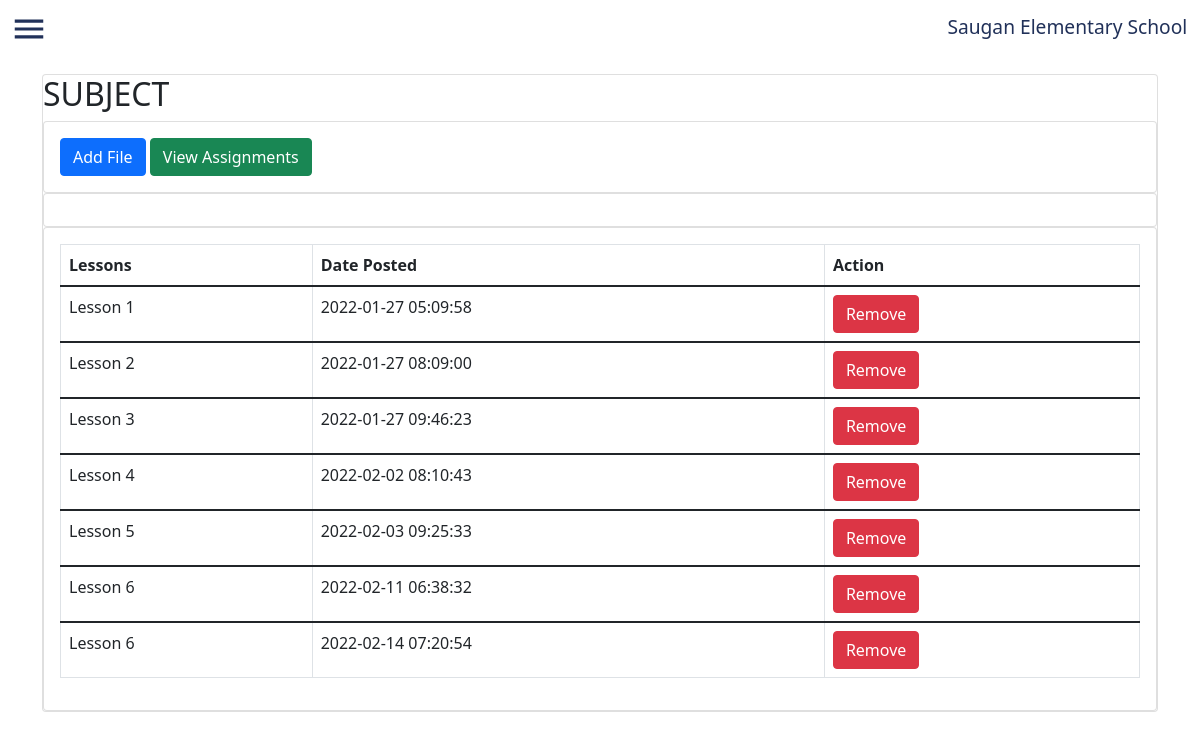
The app's page /subjects.php with its own data.
### tables this page shows
CREATE TABLE `updatemodule` (
  `id` int(100) NOT NULL,
  `lessons` varchar(500) NOT NULL,
  `subject` varchar(200) NOT NULL,
  `filename` varchar(200) NOT NULL,
  `description` varchar(1000) NOT NULL,
  `dateposted` timestamp NOT NULL DEFAULT current_timestamp() ON UPDATE current_timestamp()
);

### subjects.php (the view, shortened to what this page needs)
<?php
include "connect.php";
?>
<!DOCTYPE html>
<tml>
<head>
  <link href="https://cdn.jsdelivr.net/npm/bootstrap@5.1.3/dist/css/bootstrap.min.css" rel="stylesheet">
  <link rel="stylesheet" type="text/css" href="https://cdn.datatables.net/1.11.3/css/dataTables.bootstrap5.min.css">
  <link rel="stylesheet" type="text/css" href="sidebarother.css">
  <link rel="stylesheet" type="text/css" href="homepageother.css">
</head>
<body>
<section class="headerhome">
    <svg xmlns="http://www.w3.org/2000/svg" height="24" viewBox="0 0 24 24" width="24" id="hamburger"> <path d="M0 0h24v24H0z" fill="none" /> <path d="M3 18h18v-2H3v2zm0-5h18v-2H3v2zm0-7v2h18V6H3z" /></svg>
    <a href="teacherhome.php" class="linkhome" id="linkhome">Saugan Elementary School</a>
</section>
  <div class="container">
    <div class ="jumbotron">
      <div class="card my-3">
        <h2>SUBJECT
        </h2>
        <div class="card" >
        <div class="card-body">
          <button type="button" class="btn btn-primary" data-bs-toggle="modal" data-bs-target="#mymodal">
            Add File
          </button>
          <a href="submittedassignments.php">
            <button type="button" class="btn btn-success">
              View Assignments
            </button>
          </a>
      </div>
      </div>
<div class="card" >
  <div class="card-body">
  </div>
</div>
        <div class="card">
          <div class="card-body">
          <?php
            $query = "SELECT * from `updatemodule`";
            $query_run = mysqli_query($con,$query);
          ?>
          <div class ="table-responsive col-lg-12"> <table id="datatableid" class="table table-bordered">
                <thead>
                  <tr>
                    <th scope="col">Lessons</th>
                    <th scope="col">Date Posted</th>
                    <th scope="col">Action</th>
                  </tr>
                </thead>
          <?php
            if ($query_run)
              {
                foreach ($query_run as $row)
              {
          ?>
                <tbody>
                  <tr>
                    <td><?php echo $row['lessons']; ?></td>
                    <td><?php echo $row['dateposted']; ?></td>
                    <td>
                      <button type="button" value="<?php echo $row['id']; ?>" class="btn btn-danger deletebtn">Remove</button>
                    </td>
                  </tr>
                </tbody>
          <?php
              }
            }
            else{
            echo "Data does not exist";
            }
          ?>
              </table>
          </div>
          </div>
        </div>
            </div>
        </div>
      </div>
</body>
</html>

### sidebarother.css (style rules this page uses)
body { margin: 0; padding: 0; }
#hamburger { fill: #213159; height: 38px; width: 38px; margin: 10px; cursor: pointer; }

### homepageother.css (style rules this page uses)
.linkhome { font-size: 1.2rem; text-decoration: none; color: #213159; padding: 0.8rem; float: right; transition: .3s ease; }

### records on screen
updatemodule: lessons "Lesson 1", dateposted "2022-01-27 05:09:58", $row['id'] 4 (drawn)
updatemodule: lessons "Lesson 2", dateposted "2022-01-27 08:09:00", $row['id'] 5 (drawn)
updatemodule: lessons "Lesson 3", dateposted "2022-01-27 09:46:23", $row['id'] 6 (drawn)
updatemodule: lessons "Lesson 4", dateposted "2022-02-02 08:10:43", $row['id'] 9 (drawn)
updatemodule: lessons "Lesson 5", dateposted "2022-02-03 09:25:33", $row['id'] 10 (drawn)
updatemodule: lessons "Lesson 6", dateposted "2022-02-11 06:38:32", $row['id'] 13 (drawn)
updatemodule: lessons "Lesson 6", dateposted "2022-02-14 07:20:54", $row['id'] 14 (drawn)
